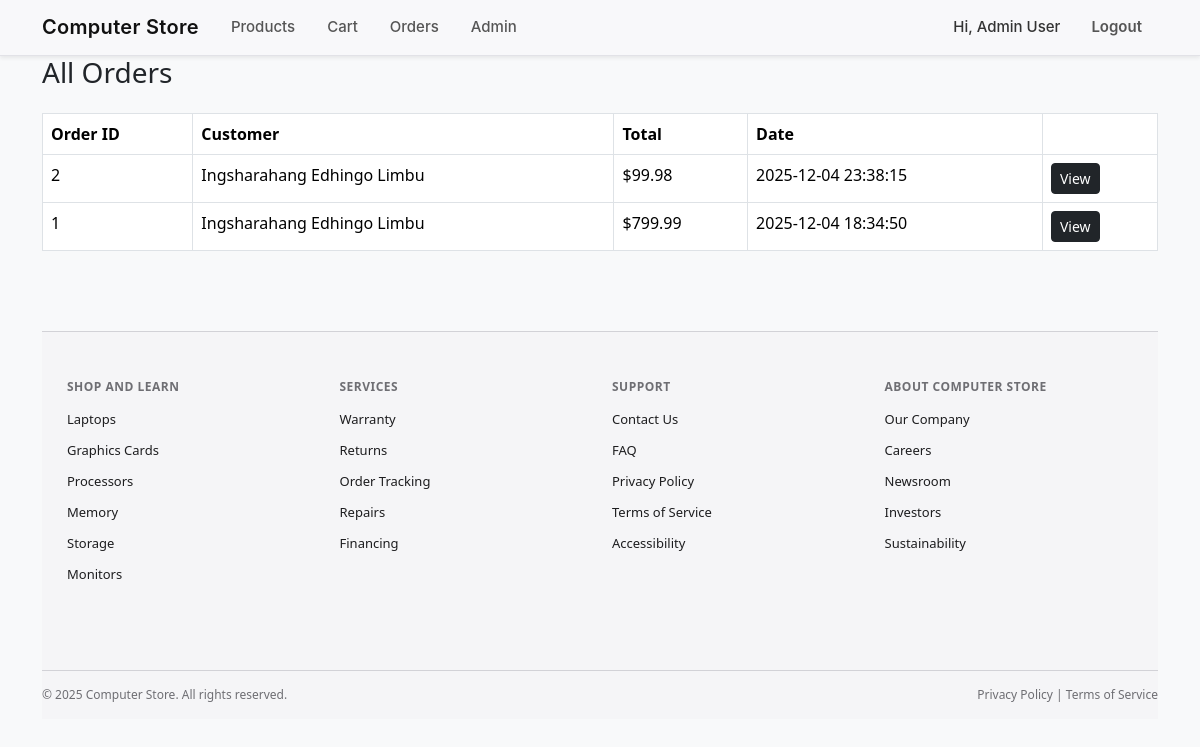
The app's page /admin/orders.php (signed in), older data.
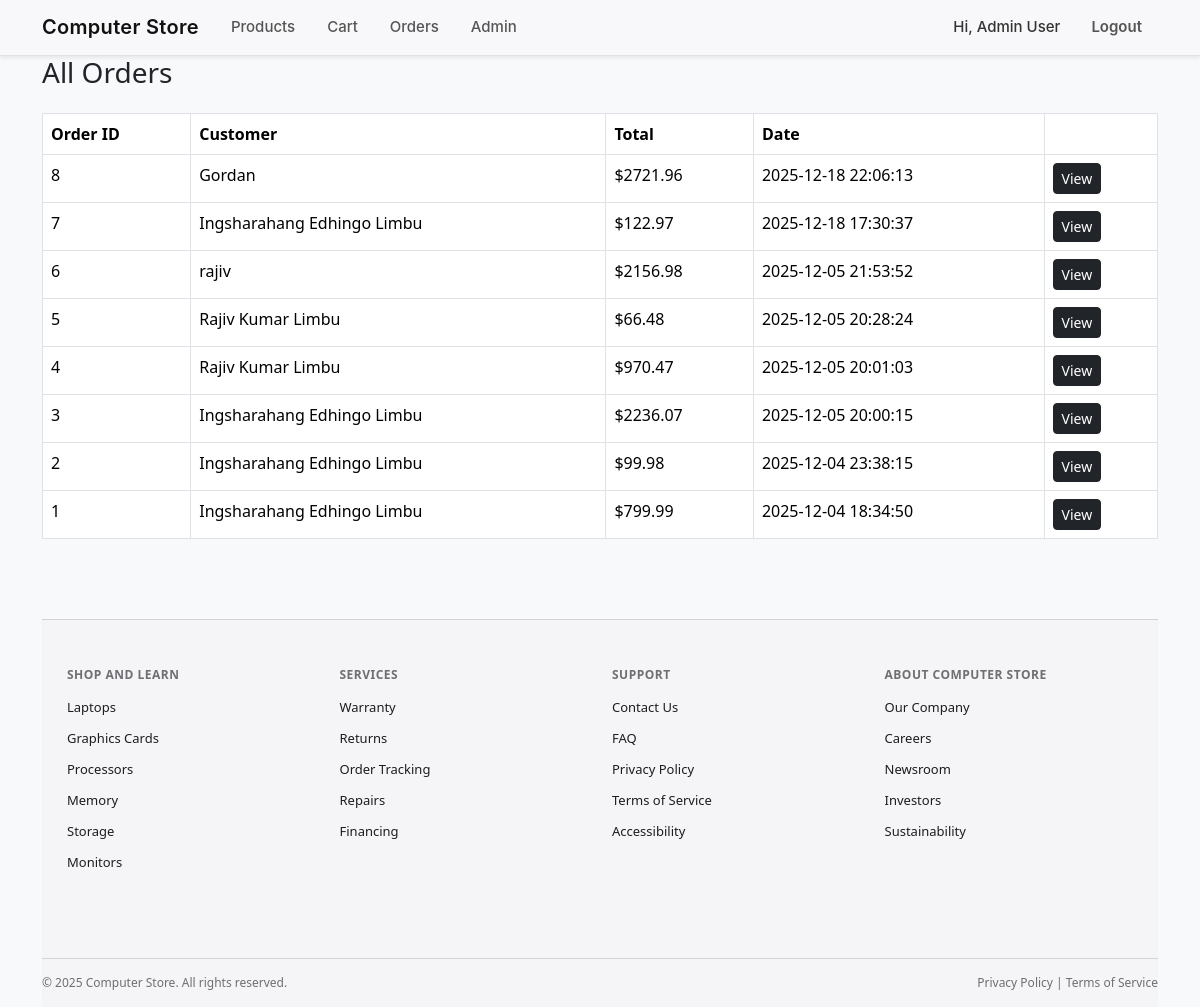
The same page, newer data.
### tables this page shows
CREATE TABLE `orders` (
  `id` int(11) NOT NULL,
  `user_id` int(11) DEFAULT NULL,
  `total_price` decimal(10,2) DEFAULT NULL,
  `order_date` datetime DEFAULT current_timestamp()
);

CREATE TABLE `users` (
  `id` int(11) NOT NULL,
  `name` varchar(100) DEFAULT NULL,
  `email` varchar(100) DEFAULT NULL,
  `password` varchar(255) DEFAULT NULL,
  `is_admin` tinyint(1) DEFAULT 0
);

### admin/orders.php (the view, shortened to what this page needs)
<?php
require_once "../db.php";
require_once "../header.php";
$result = $conn->query("
    SELECT orders.id, users.name, orders.total_price, orders.order_date
    FROM orders
    JOIN users ON orders.user_id = users.id
    ORDER BY orders.order_date DESC
");
?>
<h3 class="mb-4">All Orders</h3>
<table class="table table-bordered">
<tr>
    <th>Order ID</th>
    <th>Customer</th>
    <th>Total</th>
    <th>Date</th>
    <th></th>
</tr>
<?php while ($row = $result->fetch_assoc()): ?>
<tr>
    <td><?= $row['id']; ?></td>
    <td><?= $row['name']; ?></td>
    <td>$<?= $row['total_price']; ?></td>
    <td><?= $row['order_date']; ?></td>
    <td>
        <a href="order_view.php?id=<?= $row['id']; ?>" class="btn btn-sm btn-dark">
            View
        </a>
    </td>
</tr>
<?php endwhile; ?>
</table>
<?php require_once "../footer.php"; ?>

### header.php (shortened to what this page needs)
<!DOCTYPE html>
<html lang="en">
<head>
    <link rel="stylesheet" href="/online_store/css/bootstrap.min.css">
    <?php
    $protocol = isset($_SERVER['HTTPS']) && $_SERVER['HTTPS'] === 'on' ? "https://" : "http://";
    $host = $_SERVER['HTTP_HOST'];
    $path = explode("/", $_SERVER['PHP_SELF']);
    array_pop($path);
    $base = implode("/", $path);
    $base = preg_replace('/\/admin.*/', '', $base);
?>
<link rel="stylesheet" href="<?= $protocol . $host . $base ?>/css/style.css">
</head>
<body class="bg-light">
<nav class="navbar navbar-expand-lg hybrid-nav sticky-top shadow-sm">
    <div class="container">
        <a class="navbar-brand hybrid-brand d-flex align-items-center" href="/online_store/index.php">
            <span>Computer Store</span>
        </a>
        <div class="collapse navbar-collapse" id="navMenu">
            <ul class="navbar-nav me-auto hybrid-left">
                <li class="nav-item">
                    <a class="nav-link" href="products.php"> Products
                    </a>
                </li>
                <li class="nav-item">
                    <a class="nav-link" href="/online_store/cart.php"></i> Cart
                    </a>
                </li>
                <?php if (isset($_SESSION['is_admin']) && $_SESSION['is_admin'] == 1): ?>
                    <li class="nav-item">
                        <a class="nav-link" href="/online_store/admin/orders.php">
                            Orders
                        </a>
                    </li>
                <?php endif; ?>
                <?php if (isset($_SESSION['is_admin']) && $_SESSION['is_admin'] == 1): ?>
                    <li class="nav-item">
                        <a class="nav-link" href="/online_store/admin/dashboard.php">
                        Admin
                        </a>
                    </li>
                <?php endif; ?>
            </ul>
            <?php if (isset($_SESSION['user_id'])): ?>
                <span class="navbar-text hybrid-user d-none d-lg-block">
                    Hi, <?= $_SESSION['user_name'] ?? 'User'; ?>
                </span>
            <?php endif; ?>
            <ul class="navbar-nav hybrid-right">
                <?php if (!isset($_SESSION['user_id'])): ?>
                    <li class="nav-item">
                        <a class="nav-link" href="login.php">
                            Login
                        </a>
                    </li>
                    <li class="nav-item">
                        <a class="nav-link" href="register.php">
                           Register
                        </a>
                    </li>
                <?php else: ?>
                    <li class="nav-item">
                        <a class="nav-link logout-link" href="/online_store/logout.php">
                           Logout
                        </a>
                    </li>
                <?php endif; ?>
            </ul>
        </div>
    </div>
</nav>
<div class="container site-footer">

### footer.php (shortened to what this page needs)
<footer class="modern-footer">
    <div class="footer-bg">
        <div class="sub-container py-5">
            <div class="row gy-5">
                <div class="col-md-3">
                    <h6>Shop and Learn</h6>
                    <ul>
                        <li><a href="products.php?category=laptop">Laptops</a></li>
                        <li><a href="products.php?category=gpu">Graphics Cards</a></li>
                        <li><a href="products.php?category=cpu">Processors</a></li>
                        <li><a href="products.php?category=memory">Memory</a></li>
                        <li><a href="products.php?category=storage">Storage</a></li>
                        <li><a href="products.php?category=monitor">Monitors</a></li>
                    </ul>
                </div>
                <div class="col-md-3">
                    <h6>Services</h6>
                    <ul>
                        <li><a href="#">Warranty</a></li>
                        <li><a href="#">Returns</a></li>
                        <li><a href="#">Order Tracking</a></li>
                        <li><a href="#">Repairs</a></li>
                        <li><a href="#">Financing</a></li>
                    </ul>
                </div>
                <div class="col-md-3">
                    <h6>Support</h6>
                    <ul>
                        <li><a href="#">Contact Us</a></li>
                        <li><a href="#">FAQ</a></li>
                        <li><a href="#">Privacy Policy</a></li>
                        <li><a href="#">Terms of Service</a></li>
                        <li><a href="#">Accessibility</a></li>
                    </ul>
                </div>
                <div class="col-md-3">
                    <h6>About Computer Store</h6>
                    <ul>
                        <li><a href="#">Our Company</a></li>
                        <li><a href="#">Careers</a></li>
                        <li><a href="#">Newsroom</a></li>
                        <li><a href="#">Investors</a></li>
                        <li><a href="#">Sustainability</a></li>
                    </ul>
                </div>
            </div>
        </div>
        <div class="sub-container footer-bottom">
            <p>© <?= date("Y"); ?> Computer Store. All rights reserved.</p>
            <p><a href="#">Privacy Policy</a> | <a href="#">Terms of Service</a></p>
        </div>
    </div>
</footer>
</body>
</html>

### css/style.css (style rules this page uses)
.footer-bg { width: 100%; background: #f5f5f7; border-top: 1px solid #d2d2d7; color: #1d1d1f; margin-top: 80px; }
.sub-container { max-width: 1300px; margin: 0 auto; padding: 0 25px; }
.modern-footer h6 { font-size: 12px; font-weight: 600; color: #6e6e73; text-transform: uppercase; letter-spacing: 0.5px; margin-bottom: 12px; }
.modern-footer ul { list-style: none; padding: 0; margin: 0; }
.modern-footer ul li { margin-bottom: 7px; }
.modern-footer ul li a { font-size: 13px; color: #1d1d1f; text-decoration: none; }
.footer-bottom { border-top: 1px solid #d2d2d7; padding: 15px 0; margin-top: 30px; display: flex; justify-content: space-between; align-items: center; flex-wrap: wrap; }
.footer-bottom p { font-size: 12px; color: #6e6e73; margin: 0; }
.footer-bottom a { color: #6e6e73; text-decoration: none; }
.hybrid-nav { background: #f8f8fa; color: #333; border-bottom: 1px solid #e2e2e7; font-family: "Inter", Arial, sans-serif; padding: 6px 0; position: sticky; top: 0; z-index: 999; backdrop-filter: blur(10px); }
.hybrid-brand span { font-size: 20px; font-weight: 600; color: #111 !important; transition: 0.25s; letter-spacing: 0.3px; }
.hybrid-nav .nav-link { font-size: 15px; padding: 10px 16px !important; font-weight: 500; color: #555 !important; display: flex; align-items: center; gap: 6px; border-radius: 8px; transition: 0.25s; }
.hybrid-user { color: #333; font-size: 15px; font-weight: 500; margin-right: 15px; text-transform: capitalize; }
.logout-link { color: #d62828 !important; font-weight: 600 !important; transition: 0.25s; }

Row changes from the older to the newer data that the page shows:
added orders: id "8", user.name "Gordan", total_price "2721.96", order_date "2025-12-18 22:06:13"
added orders: id "7", user.name "Ingsharahang Edhingo Limbu", total_price "122.97", order_date "2025-12-18 17:30:37"
added orders: id "6", user.name "rajiv", total_price "2156.98", order_date "2025-12-05 21:53:52"
added orders: id "5", user.name "Rajiv Kumar Limbu", total_price "66.48", order_date "2025-12-05 20:28:24"
added orders: id "4", user.name "Rajiv Kumar Limbu", total_price "970.47", order_date "2025-12-05 20:01:03"
added orders: id "3", user.name "Ingsharahang Edhingo Limbu", total_price "2236.07", order_date "2025-12-05 20:00:15"
